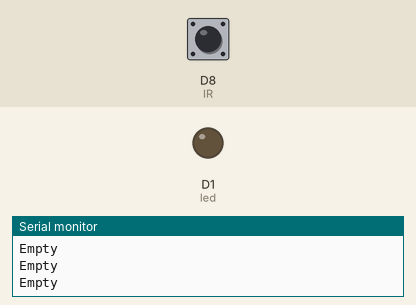
A sketch run on a simulated ESP8266 (NodeMCU). Parts: output pins drawn as LEDs (lit = HIGH), the last lines printed to the serial monitor. Dashed ring = blinking. The inputs (shaded band) are chosen by the test bench; at power-on: D8 (IR) HIGH. WiFi joins after 1.5 s; servers stay silent unless stated.

Above: at 3.0 s.
3.1 s: D8 (IR) driven LOW
At 4.0 s:
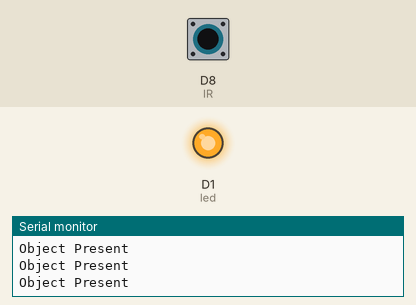
4.6 s: D8 (IR) driven HIGH
At 5.8 s:
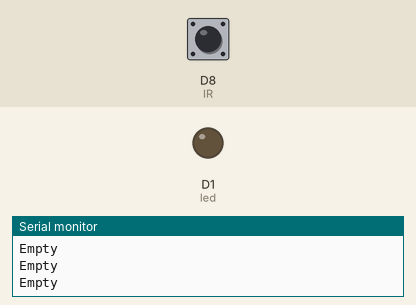
6.1 s: D8 (IR) pulsed LOW 5 times (0.12 s each, 0.3 s apart)
At 6.17 s:
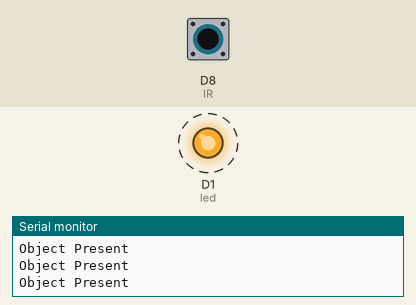
Timing chart, 0 to 9.1 s (numbered marks = the images above; inputs shaded):
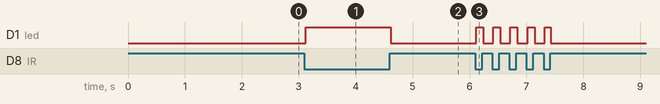

The sketch:

sketch_feb09a.ino
```cpp
#define BLYNK_PRINT Serial
#include <ESP8266WiFi.h>
#include <BlynkSimpleEsp8266.h>

char anth[] ="S7wIg2H3oI1x8CB9rCmoEebSjGwtR1Ij";
char ssid[] = "STUDENT";
char pass[] = "duet@123";

#define led D1
#define IR D8
bool ir;
WidgetLED led1(V1);

void setup() {
 Serial.begin(9600);
 pinMode(IR,INPUT);
 pinMode(led,OUTPUT);
  Blynk.begin(anth,ssid,pass);
}

void loop() {
   ir=digitalRead(IR);
  if(ir==0)
   {
    Serial.println("Object Present");
    led1.on();
    digitalWrite(led,HIGH);
   }
   else
   {
    Serial.println("Empty");
    led1.off();
    digitalWrite(led,LOW);;
    }
 Blynk.run();
}
```

Measured:
- after the input at 3.1 s, D1 (led): LOW → HIGH at once
- after the input at 4.6 s, D1 (led): HIGH → LOW at once
- after the input at 6.1 s, D1 (led): alternates HIGH for 0.12 s and LOW for 0.18 s, 10 changes in all, then stays LOW, starting at once
